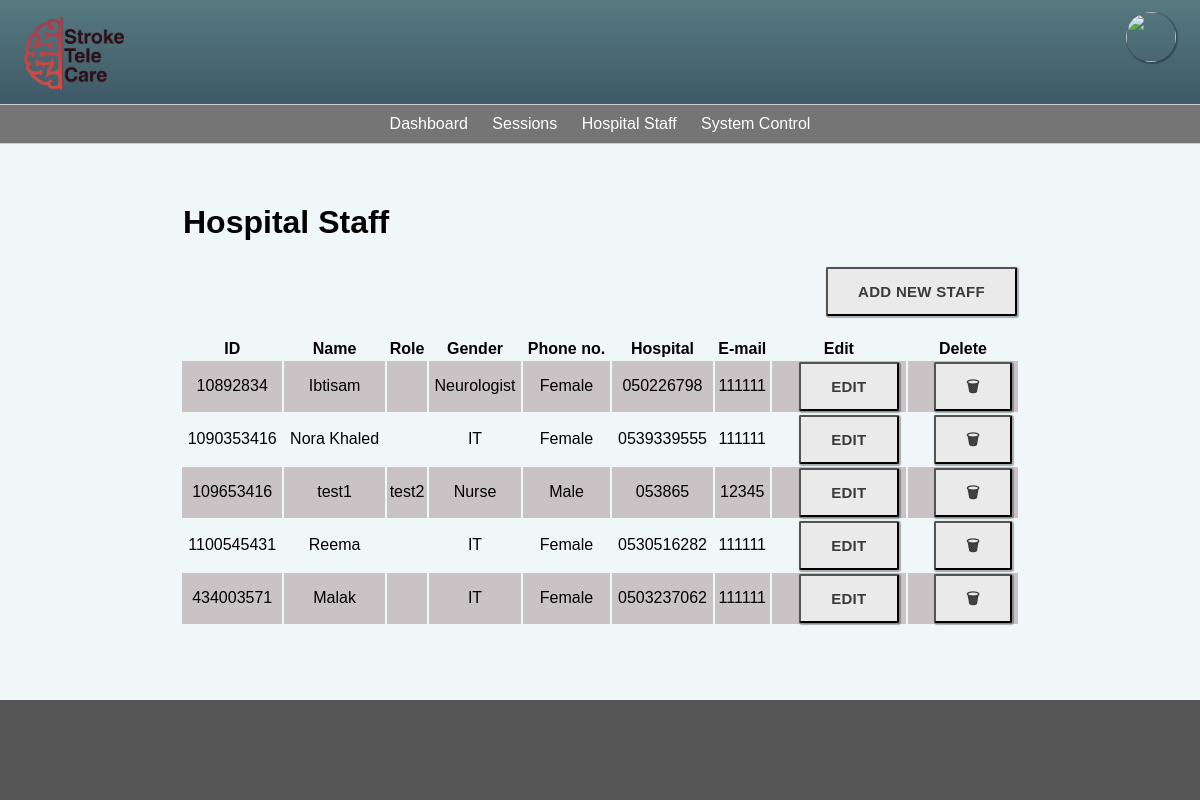
The page /Admin/hospitalstaff.php on the database its author committed.
### tables this page shows
CREATE TABLE `Staff` (
  `staff_id` varchar(10) NOT NULL,
  `first_name` varchar(15) NOT NULL,
  `last_name` varchar(20) NOT NULL,
  `role` varchar(50) NOT NULL,
  `sgender` varchar(10) NOT NULL,
  `sphone_no` char(10) NOT NULL,
  `hospital_id` varchar(10) NOT NULL,
  `email` varchar(50) NOT NULL
);

### Admin/hospitalstaff.php (the view, shortened to what this page needs)
<!Doctype html>
<html>
<head>
 <link rel="stylesheet" type="text/css" href="../Telestroke.css">
  </head>
<body>
<header>
<div id="logocontainer">
<img id="logo" src="../images/Logo.png" width=100px height=100px>
<img id="helpbutton" src="../images/help.png" align="right">
</div>
 <ul class="navigate" id="navigation">
        <li><a href="admindash.html">Dashboard</a></li>
        <li><a href="">Sessions</a></li>
        <li><a href="hospitalstaff.php">Hospital Staff</a></li>
		<li><a href="control.html">System Control</a></li>
  </ul>
</header>
<div id="mainwindow">
<br><br>
<table width='70%' align='center'>
<tr><td><h1 align="left">Hospital Staff</h1></td></tr>
<tr><td><form action='newstaff.php' method='post' align='right'>
<input type='submit' value='Add New Staff' id='button'>
</form></td></tr>
</table>
<br>
<?php
$servername = "localhost";
$username = "root";
$password = "";
$dbname = "Telestroke";
$conn = mysqli_connect($servername, $username, $password, $dbname);
$SQLstring="SELECT * From Staff";
$QueryResult=mysqli_query($conn,$SQLstring)
Or die ("<p>Unable to access your information <br> Please try again later or contact the admin</p>");
echo "<table class='alternate' width='70%' align='center'>";
echo "<tr><th>ID</th><th>Name</th><th>Role</th>
<th>Gender</th>
<th>Phone no.</th>
<th>Hospital</th>
<th>E-mail</th>
<th>Edit</th>
<th>Delete</th>
</tr>";
$Row=mysqli_fetch_row($QueryResult);
do {
	echo "<tr class='m'><td>{$Row[0]}</td>";
	echo "<td>{$Row[1]}</td>";
	echo "<td>{$Row[2]}</td>";
 	echo "<td>{$Row[3]}</td>";
 	echo "<td>{$Row[4]}</td>";
 	echo "<td>{$Row[5]}</td>";
 	echo "<td>{$Row[6]}</td>";
 	echo "<td> <form action='edit.php' method='post'>
	<input type='hidden' name='staffid' value='{$Row[0]}'>
	<input type='hidden' name='gender' value='{$Row[3]}'>
	<input type='hidden' name='hospital' value='{$Row[5]}'>
	<input type='submit' value='Edit' id='button'>
 	</form> </td>";
	echo "<td> <form action='delete.php' method='post' id='deleteForm'>
	<input type='hidden' name='staffid' value='{$Row[0]}'>
	<input type='submit' value='&#x1F5D1;' id='button'>
 	</form> </td></tr>";
$Row=mysqli_fetch_row($QueryResult);
} while($Row);
echo "</table>"
?>
<br>
<br>
<br><br>
</div>
<footer ID="thefooter">
  </footer>
</body>
</html>

### Telestroke.css (style rules this page uses)
html { height: 100%; }
ul.navigate { font-family: Arial, Helvetica, sans-serif; border:1px solid #ccc; border-width:1px 0; list-style:none; margin:0; padding:0; text-align:center; background-color:#757575; }
h1 { font-family: Arial, Helvetica, sans-serif; }
ul.navigate li { display:inline; }
ul.navigate li a { font-family: Arial, Helvetica, sans-serif; text-decoration: none; color:white; display:inline-block; padding:10px; }
#logocontainer { background: linear-gradient(#577a81, #3f5966); width:100%; margin-left:0%; margin-right:30%; }
#logo { width:100px; height:100px; margin-left:2%; }
#helpbutton { width:50px; height:50px; margin-right:2%; margin-top: 1%; box-shadow: 1px 1px 1px 1px rgba(0,0,0,0.3); -moz-box-shadow: 1px 1px 1px 1px rgba(0,0,0,0.3); -webkit-box-shadow: 1px 1px 1px 1px rgba(0,0,0,0.3); -o-box-shadow: 1px 1px 1px 1px rgba(0,0,0,0.3); border-radius:100px; }
body { height: 100%; background-color: #f0f7f9; margin:0; }
#button { background-color: #eaeaea; border-radius: 2px 2px 2px 2px; color: #3a3b3c; font-family: Proxima Nova,Helvetica,sans-serif; font-size: 15px; font-weight: 600; letter-spacing: 0.02em; line-height:45px; padding: 0 30px; text-transform: uppercase; margin-left:20px; box-shadow: 1px 1px 1px 1px rgba(0,0,0,0.3); }
#thefooter { background:#555; position: absolute; left: 0; bottom: 0; height: 100px; width: 100%; overflow:hidden; }
#mainwindow { text-align:center; }
table { border: 0px; font-family: Arial, Helvetica, sans-serif; }

### Admin/hospitalstaff.php (style rules this page uses)
tr.m:nth-child(even) { background: #c9c3c5 }

### rows shown on the page
staff: staff_id "10892834", first_name "Ibtisam", role "Neurologist", sgender "Female", sphone_no "050226798", hospital "111111"
staff: staff_id "1090353416", first_name "Nora Khaled", role "IT", sgender "Female", sphone_no "0539339555", hospital "111111"
staff: staff_id "109653416", first_name "test1", last_name "test2", role "Nurse", sgender "Male", sphone_no "053865", hospital "12345"
staff: staff_id "1100545431", first_name "Reema", role "IT", sgender "Female", sphone_no "0530516282", hospital "111111"
staff: staff_id "434003571", first_name "Malak", role "IT", sgender "Female", sphone_no "0503237062", hospital "111111"
